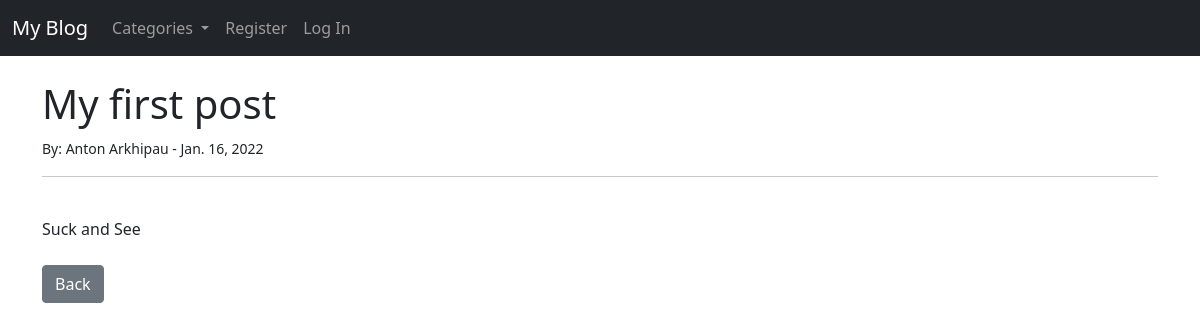
The app's page /article/1 with its own data.
### blog/models.py (models this page shows, shortened)
class Post(models.Model):
    title = models.CharField(max_length=255) # title Поста, текстовый формат с максимальной длиной 255 символов
    title_tag = models.CharField(max_length=255) # отвечает за название вкладки
    author = models.ForeignKey(User, on_delete=models.CASCADE) # внешний ключ для таблицы User, с каскадным удалением
    body = models.TextField()
    post_date = models.DateField(auto_now_add=True)
    category = models.CharField(max_length=255, default="coding") # поле категории для поста с стандарным значением

### blog/views.py (the view)
# urls.py: path('article/<int:pk>', ArticleDetailView.as_view(), name='article_detail'), # <int:pk это обращение через id поста
class ArticleDetailView(DetailView):
    model = Post
    template_name = 'article_details.html'
    def get_context_data(self, *args, **kwargs):  # сюда мы добавили, чтобы видеть cat_menu в этой view
        cat_menu = Category.objects.all()
        context = super(ArticleDetailView, self).get_context_data(*args, **kwargs)
        context["cat_menu"] = cat_menu
        return context

### blog/models.py (called while the page is built)
    def __str__(self):
        return self.name

### blog/templates/article_details.html (shortened to what this page needs)
{% extends 'base.html' %}
{% block content %}
<h1>{{ post.title }}</h1>
    <small>
        By: {{post.author.first_name}} {{post.author.last_name}}
         - {{post.post_date}}
    </small> <br/>
<hr>
<br/>
{{ post.body|safe }}
<br/><br/>
<a href='{% url "home" %}' class="btn btn-secondary">Back</a>
{% endblock %}

### records on screen
Post: title "My first post", author.first_name "Anton", author.last_name "Arkhipau", post_date "Jan. 16, 2022", body "Suck and See"
